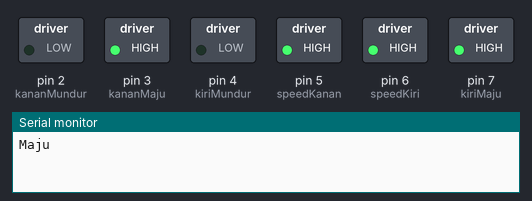
The sketch below on a simulated Arduino Uno, built with avr-gcc and run on an emulated ATmega328P. Shown: switched loads named in the sketch (green lamp = pin HIGH), the last lines printed to the serial monitor.

Above: at 0.05 s.
At 1.95 s:
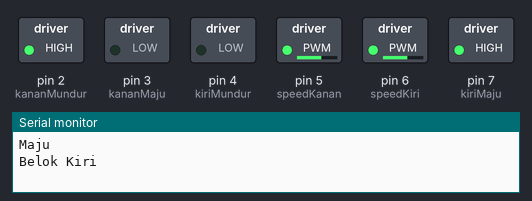
Timing chart, 0 to 3.0 s (numbered marks = the images above):
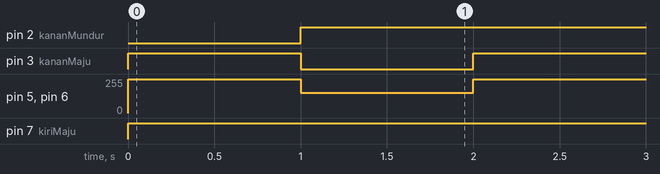

Measured:
- by itself, pin 2 (kananMundur): LOW → HIGH at 1.0 s
- by itself, pin 3 (kananMaju): alternates HIGH for 1.0 s and LOW for 1.0 s
- by itself, pin 5 (speedKanan), pin 6 (speedKiri): alternates 255/255 for 1.0 s and 153/255 for 1.0 s
- by itself, pin 7 (kiriMaju): LOW → HIGH at 0.00 s

The sketch:

1.H-bridge.ino
```cpp
//Mendefinisikan pin kontrol H-Bridge untuk arah putaran motor/dinamo
#define kiriMaju    7
#define kiriMundur  4
#define kananMaju   3
#define kananMundur 2


//Mendefinisikan pin kontrol kecepatan Motor pada H-Bridge
#define speedKanan 5
#define speedKiri  6


//Taruh Kode dalam fungsi setup() untuk dijalankan sekali saat microcontroller boot (menyala)
void setup() {

  //Inisialisasi Pin2 untuk menjadi output
  pinMode(kiriMaju, OUTPUT);
  pinMode(kiriMundur, OUTPUT);
  pinMode(kananMaju, OUTPUT);
  pinMode(kananMundur, OUTPUT);
  pinMode(speedKanan, OUTPUT);
  pinMode(speedKiri, OUTPUT);

  //inisialisasi komunikasi Serial agar dapat debugging
  Serial.begin(115200);

}

//Taruh Kode dalam fungsi loop() untuk dijalankan terus-menerus hingga microcontroller mati (power off)
void loop() {

  //Kode Untuk Mengkontrol Arah Putaran Motor/Dinamo (Pastikan satu motor tidak true pada kedua pin maju & mundur)
  digitalWrite (kiriMaju  , true);
  digitalWrite (kiriMundur, false);
  digitalWrite (kananMaju , true);
  digitalWrite (kiriMundur, false);

  //Kode Untuk Mengkontrol Kecepatan Motor/Dinamo
  analogWrite  (speedKanan, 255); //Menghasilkan keluaran Maksimum yaitu 5V pada pin PWM
  analogWrite  (speedKiri,  255); //Menghasilkan keluaran Maksimum yaitu 5V pada pin PWM

  //menulis kata "Maju" pada komunikasi Serial, dapat dilihat pada "Serial Monitor" didalam editor Arduino IDE
  Serial.println("Maju");

  //Kode untuk menunda perjalanan program selanjutnya dalam waktu millisecond
  delay(1000);//menunda program selanjutnya selama satu detik


  //Robot akan bergerak ke kanan (output digital write dapat direpresentasikan sebagai true/false atau 1/0)
  digitalWrite (kiriMaju   , 1);
  digitalWrite (kiriMundur , 0);
  digitalWrite (kananMaju  , 0);
  digitalWrite (kananMundur, 1);

  analogWrite  (speedKanan, 153); //Menghasilkan keluaran Maksimum yaitu 3V pada pin PWM
  analogWrite  (speedKiri,  153); //Menghasilkan keluaran Maksimum yaitu 3V pada pin PWM,
  /*keluaran pwm dapat dihitung dengan voltase yang diinginkan (3V), dibagi dengan total voltase (5v), dan dikalikan total bit PWM microcontroller (255)
  rumus : Vout / Vtotal * bitPWM

  contoh: 2.4/5 * 255 = 127.5 = 128 (dibulatkan)
  */

  Serial.println("Belok Kiri");

  delay(1000);
}
```
